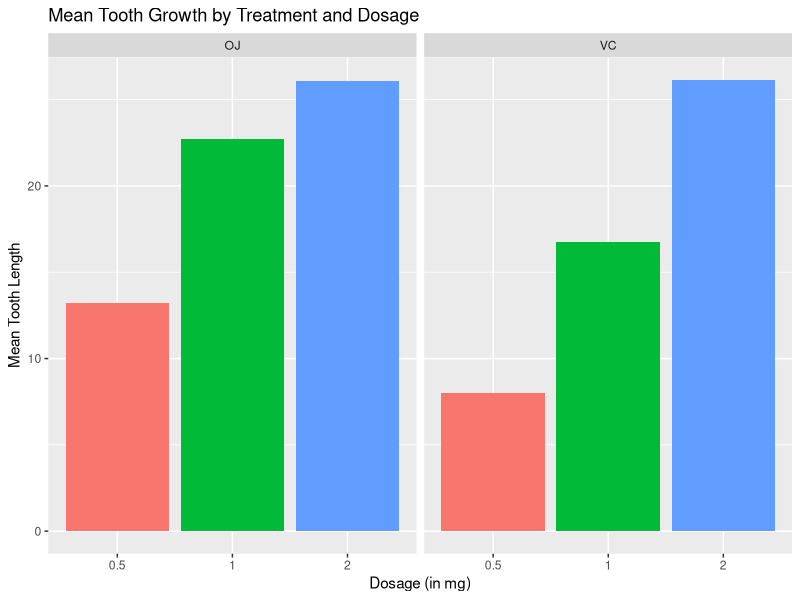
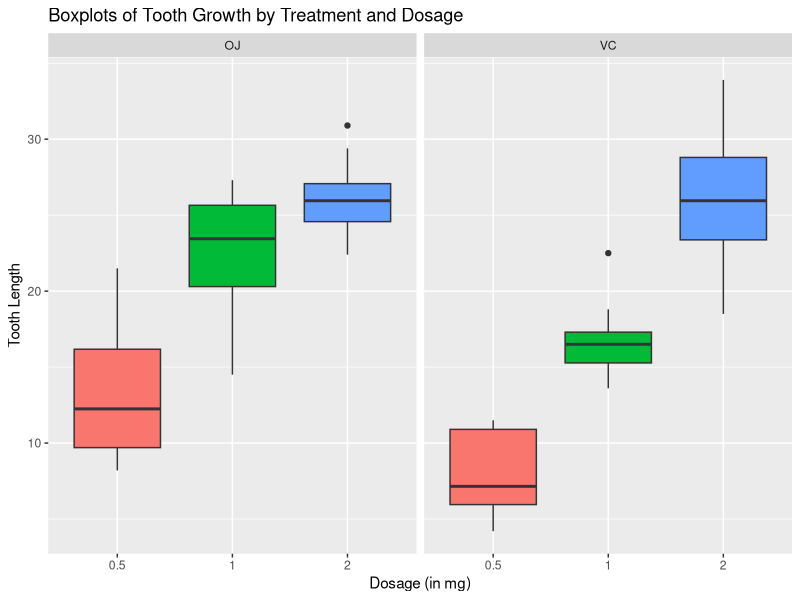

Source code (R) for these figures, in order: (Note: this script raises an error after producing the figures.)
## ---- chunk 1
knitr::opts_chunk$set(echo = TRUE)

library(dplyr)
library(ggplot2)
## ---- chunk 2
data("ToothGrowth")

d <- 
  ToothGrowth %>%
  mutate(dose = as.factor(dose))

d_means <- 
  ToothGrowth %>%
  mutate(dose=as.factor(dose)) %>%
  group_by(supp, dose) %>%
  summarise(mean_length = mean(len))
## ---- chunk 3
g <- ggplot(d_means, aes(dose, mean_length))
g + facet_grid(cols=vars(supp)) + geom_bar(stat="identity", aes(fill=dose)) +
    ggtitle("Mean Tooth Growth by Treatment and Dosage") +
    xlab("Dosage (in mg)") + ylab("Mean Tooth Length") + theme(legend.position="none")

g <- ggplot(d, aes(x=dose, y=len, group=dose))
g + geom_boxplot(aes(fill=dose)) + facet_grid(cols=vars(supp)) +
    ggtitle("Boxplots of Tooth Growth by Treatment and Dosage") +
    xlab("Dosage (in mg)") + ylab("Tooth Length") + theme(legend.position="none")
## ---- chunk 4
# Perform T-test on OJ and VC at all dosage levels
t.test(len~supp, data=d, paired=FALSE, var.equal=FALSE)

# Make vectors of tooth lengths resulting from each dosage combination
low <- d[d$dose == 0.5,]
med <- d[d$dose == 1.0,]
high<- d[d$dose == 2.0,]

# Perform T-test on supplement groups at each dosage level
t.test(len~supp, data=low, paired=FALSE, var.equal=FALSE)
t.test(len~supp, data=med, paired=FALSE, var.equal=FALSE)
t.test(len~supp, data=high,paired=FALSE, var.equal=FALSE)
